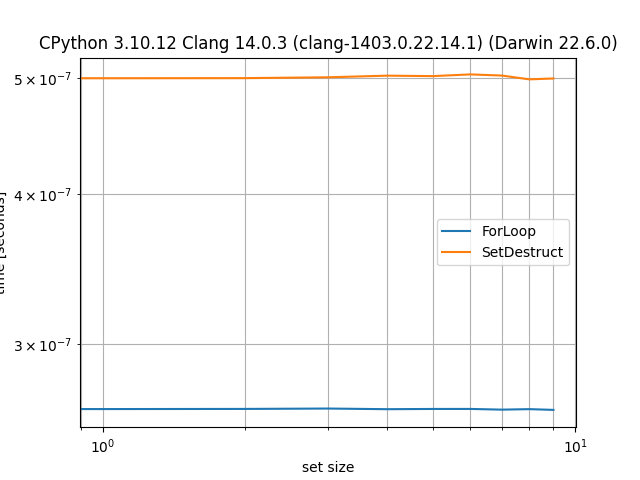

Write the Python code that produced this figure.
from random import sample

def ForLoop(s):
    result = []
    for e in s: 
        if len(result) == 2: break
        result.append(e)
    return result

def SetDestruct(s):
    if len(s) >= 2: 
        a, b, *_ = s
        return set([a, b])
    if len(s) == 1: 
        a, *_ = s
        return set([a])
    return set()

from simple_benchmark import benchmark

b = benchmark([ForLoop, SetDestruct],
              {i: set([i]) for i in range(0, 10)},
              argument_name='set size')

import matplotlib.pyplot as plt
b.plot()
plt.savefig('benchmark.png')
